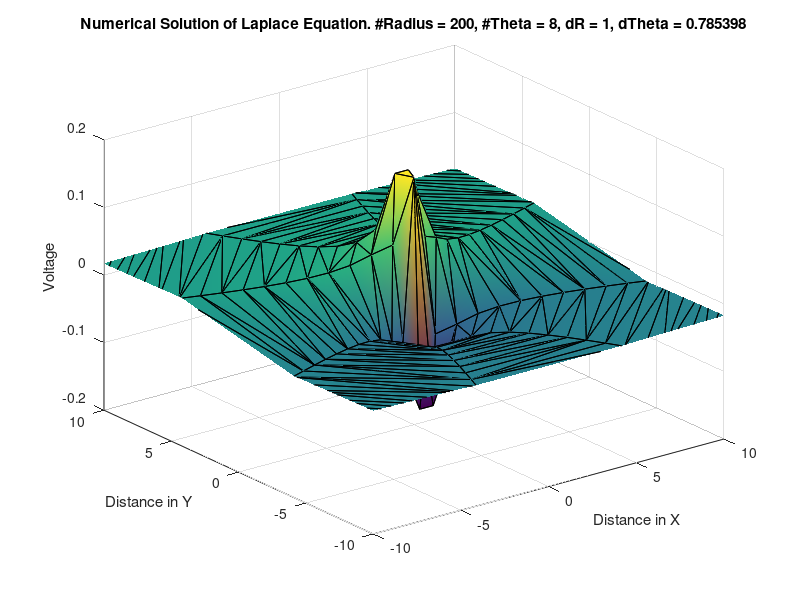

MATLAB code to generate this figure:
clc
close all; clear all;

%%%%%%%%%%%%%%%%%%%%%%%%%%%%%%%%%%%%%%%%%%%%%%%%%%%%
%% Finite Difference Solution of Laplace Equation %%
%%    4BC3 - Modelling of Biomedical Systems      %%
%%             Pavel Gueorguiev                   %%
%%            McMaster University                 %%
%%%%%%%%%%%%%%%%%%%%%%%%%%%%%%%%%%%%%%%%%%%%%%%%%%%%


%%%%%%%%%%%%%%%%%%%%%%%%%%%%%%%%%%%%%%%%%%%%%%%%%%%%
%%           Modifiable variables                 %%
%%%%%%%%%%%%%%%%%%%%%%%%%%%%%%%%%%%%%%%%%%%%%%%%%%%%

nR = 200;
nTheta = 8;

dR = 1;
dTheta = 2*pi/nTheta;
dThOff = pi/8;

q = 1*10^-9;
eps = 8.854*10^-12;

%%%%%%%%%%%%%%%%%%%%%%%%%%%%%%%%%%%%%%%%%%%%%%%%%%%%
%%          Matrix Dimensions/Definitions         %%
%%%%%%%%%%%%%%%%%%%%%%%%%%%%%%%%%%%%%%%%%%%%%%%%%%%%

nPoints = (nR-2)*nTheta;
z = zeros(nPoints,nPoints);
b = zeros(nPoints,1);
V = zeros(nTheta,1);

%%%%%%%%%%%%%%%%%%%%%%%%%%%%%%%%%%%%%%%%%%%%%%%%%%%%
%%         Calculating Boundary Condition         %%
%%     Voltage at a close distance(inner ring)    %%
%%%%%%%%%%%%%%%%%%%%%%%%%%%%%%%%%%%%%%%%%%%%%%%%%%%%
d = dR / 100;
pQ = [0 d];
nQ = [0 -d];
for (i = 1:nTheta)
  theta = i*dTheta + dThOff;
  [x,y] = pol2cart(theta,dR);
  r1 = ((pQ(1) - x)^2 + (pQ(2) - y)^2)^0.5;
  r2 = ((nQ(1) - x)^2 + (nQ(2) - y)^2)^0.5;
  V(i) = q/(4*pi*eps)*(1/r1 - 1/r2);
end

%%%%%%%%%%%%%%%%%%%%%%%%%%%%%%%%%%%%%%%%%%%%%%%%%%%%
%%               Matrix set-up loop               %%
%%         Solution of Laplace Equation           %%
%%              using Finite Difference           %%
%%    Dirichlet BC : Inner ring (see above)       %%
%%    Neumann BC   : Outermost ring equals inner  %%
%%                   dV/dR = 0                    %%     
%%%%%%%%%%%%%%%%%%%%%%%%%%%%%%%%%%%%%%%%%%%%%%%%%%%%
eqCount = 1;
for i = 2:nR-1
  for j = 1:nTheta
    A = (1/(dR^2) + 1/(i*(dR^2)));
    B = (-2/(dR^2) - 2/((i*dR)^2*(dTheta)^2));
    C = (-1/(i*(dR^2)) + 1/(dR^2));
    D = (1/((i*dR)^2*(dTheta)^2) + cot((j*dTheta)+dThOff)/(2*(dTheta)*(i*dR)^2));
    E = (1/((i*dR)^2*(dTheta)^2) - cot((j*dTheta)+dThOff)/(2*(dTheta)*(i*dR)^2));
	
	if (i == 2)			                        %BC 1) Dirichlet Boundary	
      b(eqCount) = -1*C*V(j);
	end
	
    if (j == 1)				                    %Case: V(#,1)->V(#,0) = V(#,N)
      %C->(theta-2)-> 0BD ->(theta-2)-> A  *Caution* E (shift +Theta) [C 0BD EA]
      z(eqCount,eqCount) = B;
      z(eqCount,eqCount+1) = D;
      z(eqCount,(eqCount-1)+nTheta) = E;
	  if (i != 2)                               %BC 1) Dirichlet Boundary
        z(eqCount,eqCount-nTheta) = C;
	  end
	  if (i != (nR-1))
        z(eqCount,eqCount+nTheta) = A;
      else
        %A = (1/(dR^2) + 1/((i+1)*(dR^2)));	  
        z(eqCount,eqCount) += A;                %BC 2) Neumann Boundary 
      end	  
	elseif (j == nTheta)			            %Case: V(#,N)->V(#,N+1) = V(#,1)
	  %C->(theta-2)-> EB0 ->(theta-2)-> A *Caution* D (shift -Theta) [CD EB0 A]
	    z(eqCount,eqCount) = B;
	    z(eqCount,(eqCount+1)-nTheta) = D;
	    z(eqCount,eqCount-1) = E;
		if (i != 2)		                        %BC 1) Dirichlet Boundary
	      z(eqCount,eqCount-nTheta) = C;
		end
		if (i != (nR-1))                        %BC 2) Neumann Boundary 
          z(eqCount,eqCount+nTheta) = A;
        else
		  %A = (1/(dR^2) + 1/((i+1)*(dR^2)));
		  z(eqCount,eqCount) += A;
        end		
	else
	  %C->(theta-2)-> EBD ->(theta-2)-> A [C EBD A]
	  z(eqCount,eqCount) = B;
	  z(eqCount,eqCount+1) = D;
	  z(eqCount,eqCount-1) = E;
	  if (i != 2)		                        %BC 1) Dirichlet Boundary
	    z(eqCount,eqCount-nTheta) = C;
	  end
	  if (i != (nR-1))
        z(eqCount,eqCount+nTheta) = A;          %BC 2) Neumann Boundary 
      else
	    %A = (1/(dR^2) + 1/((i+1)*(dR^2)));
	    z(eqCount,eqCount) += A;
      end		
	end
	eqCount = eqCount + 1;
  end
end

Vmap = inv(z)*b;

%%%%%%%%%%%%%%%%%%%%%%%%%%%%%%%%%%%%%%%%%%%%%%%%%
%%            Remapping of Results             %%
%%       Adding initial boundary voltage       %%
%% Convert polar to cylindrical and prepare    %%
%% the matrix for display                      %%
%%%%%%%%%%%%%%%%%%%%%%%%%%%%%%%%%%%%%%%%%%%%%%%%%

Vmap = [V;Vmap];
count=1; Rcount=1; 
Vcontour = zeros((nR-1),nTheta);
theta = zeros((nR-1)*nTheta,1);
r = zeros((nR-1)*nTheta,1);

for i = 1:nR-1
  for j = 1:nTheta
    theta(count) = dTheta*count;
	r(count) = dR*Rcount;
    Vcontour(i,j) = Vmap(count);	
	count=count+1;
  end
  Rcount=Rcount+1;
end

theta = theta + dThOff;
[x, y] = pol2cart (theta, r);
count = 1;
for i = 1:nR-1
  for j = 1:nTheta
    xMap(i,j) = x(count);
	yMap(i,j) = y(count);
	count+=1;
  end
end

%%%%%%%%%%%%%%%%%%%%%%%%%%%%%%%%%%%%%%%%%%%%%%%%%
%%            Graph - Using Trimap             %%
%%           See Trisuft Reference             %%
%%%%%%%%%%%%%%%%%%%%%%%%%%%%%%%%%%%%%%%%%%%%%%%%%

center = zeros(nTheta,1)';
Vcontour = [V'; Vcontour];
xMap = [center; xMap];
yMap = [center; yMap];

clf
tri = delaunay (xMap, yMap);
h = trisurf (tri, xMap, yMap, Vcontour, "facecolor", "interp");
%axis tight
axis([-10 10 -10 10])
zlim auto

title (sprintf("Numerical Solution of Laplace Equation. #Radius = %i, #Theta = %i, dR = %i, dTheta = %i",nR,nTheta,dR,dTheta))
xlabel('Distance in X');
ylabel('Distance in Y');
zlabel('Voltage');
 
%Trisurf Code Reference: http://octave.sourceforge.net/octave/function/trisurf.html